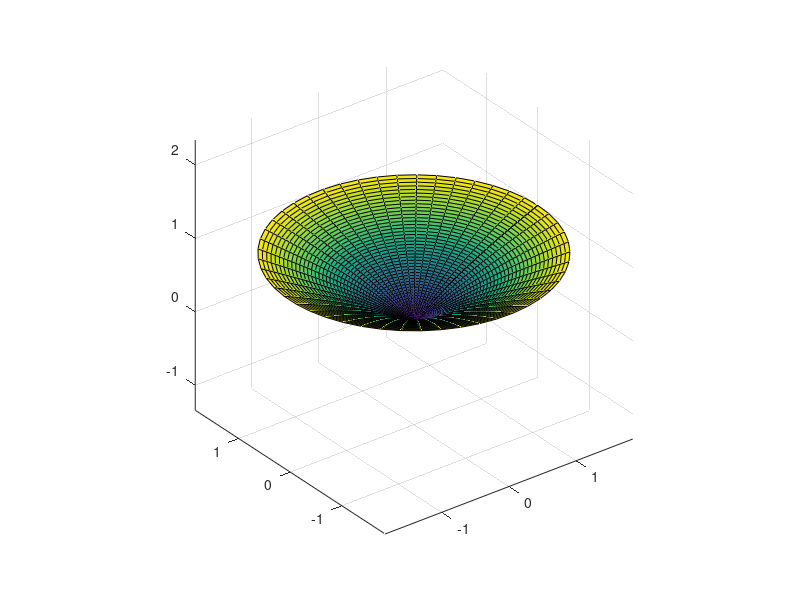

The MATLAB source for this figure:
% exe3.m

% Define the function profile f(z) = sin(z) + z^2
funz = @(z) sin(z) + z.^2;

% Integration limits
a = 0;
b = 1;

% Calculate the volume using quad()
V = pi * quad(@(z) (funz(z)).^2, a, b);

% Display the calculated volume
fprintf('Volume of the solid of revolution: %f\n', V);

% Script sweep.m for visualization
% ... (unchanged from your provided script)
N = 50; % number of points along the profile
z = linspace(0, 1, N)';
radius = funz(z); % memorize the function profile in funz.m
theta = 2*pi*linspace(0, 1, N);
X = radius.*cos(theta);
Y = radius.*sin(theta);
Z = z(:, ones(1,N));
surf(X,Y,Z)
axis equal
